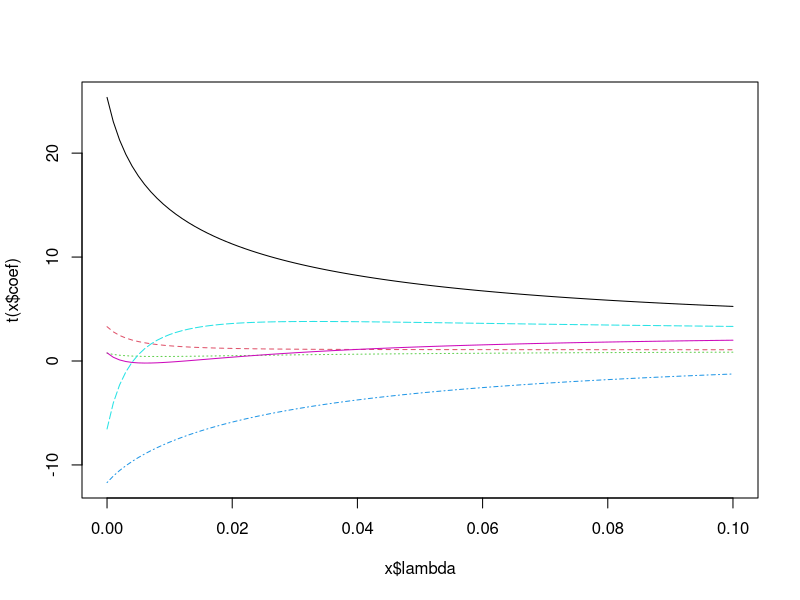

Write R code to recreate this figure.
## ---- chunk 1
library(MASS)
?ships
ships
library(tidyverse)
cleanships <- ships %>% filter(service != 0)
modelfit1 <- glm(incidents ~ log(service) + type + year + period, data = cleanships, family = poisson)
summary(modelfit1)

## ---- chunk 2
modelfit2 <- glm(incidents ~ (type + year + period)^2, data = cleanships, family = poisson(link = "log"), offset = log(service))
modelfit2
summary(modelfit2)

## ---- chunk 3
modelfit3 <- glm(incidents ~ period + year + type, family = poisson(link = "log"),
            data = cleanships, offset = log(service))
summary(modelfit3)


## ---- chunk 4
#model with no interaction effects 
modelfit4 <- glm(incidents ~ period + year + type, family = quasipoisson(link = "log"),
            data = cleanships, offset = log(service))
summary(modelfit4)

#model with interacton effects
modelfit5 <-  glm(incidents ~ (type + year + period)^2, data = cleanships, family = quasipoisson(link = "log"))
summary(modelfit5)

#model comparison
anova(modelfit4, modelfit5,test = "F")

## ---- chunk 5
#for coefficients tpe b and e
exp(0.32558 - (-0.54334))
#periods
exp(0.38447)
## ---- chunk 6
 # not the same as the S-PLUS dataset
select <- MASS::select  #needed to define select here since tidyverse and Mass interfere with each other in select
longley 
names(longley)[1] <- "y"
lm.ridge(y ~ ., longley)
plot(lm.ridge(y ~ ., longley,
              lambda = seq(0,0.1,0.001)))
select(lm.ridge(y ~ ., longley,
               lambda = seq(0,0.1,0.0001)))


               
